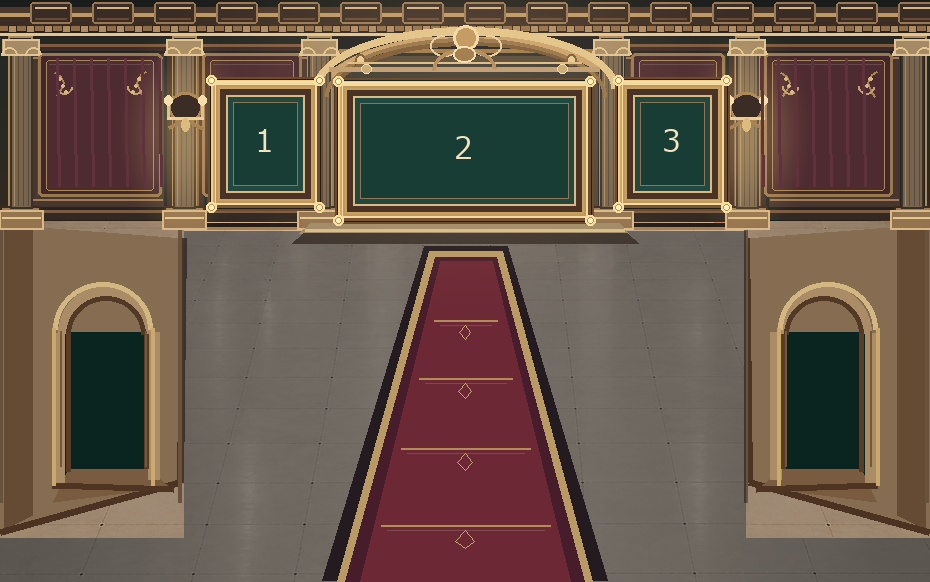
#> input picture rooms/gallery5/gallery5_palace_E.png, 930 x 582 px, found by its file name
$ python build_gallery5_v08_E_refinement.py
#> lines starting #> are read from the running program, lines starting #| are printed output that depends on the picture; after the words box and inside, x2 and y2 are one past the last pixel; in counts of white or black regions, pixels touching at a corner belong together; long printed decimals are rounded
from pathlib import Path
from PIL import Image,ImageDraw,ImageFilter
import numpy as np,cv2
r=Path(r'C:\Users\User\source\repos\a18-gallery5-material-review')
base=np.asarray(Image.open(r/'rooms/gallery5/gallery5_palace_E.png').convert('RGB')).copy()
#> base is the input picture: shape (582, 930, 3); mean R, G, B 105.5, 88.1, 73.8
h,w=base.shape[:2];yy,xx=np.mgrid[0:h,0:w];rng=np.random.default_rng(18)
#> after `h, w = base.shape[:2]`: h = 582; w = 930
a=base.astype(np.float32)
# All operations are tonal/material refinements to the approved E pixels, not transplanted architecture.
# Rich walnut and burgundy micrograin: use original palette as the material mask.
wood=(a[:,:,0]>65)&(a[:,:,0]<155)&(a[:,:,1]>43)&(a[:,:,1]<117)&(a[:,:,2]<94)&(yy<242)
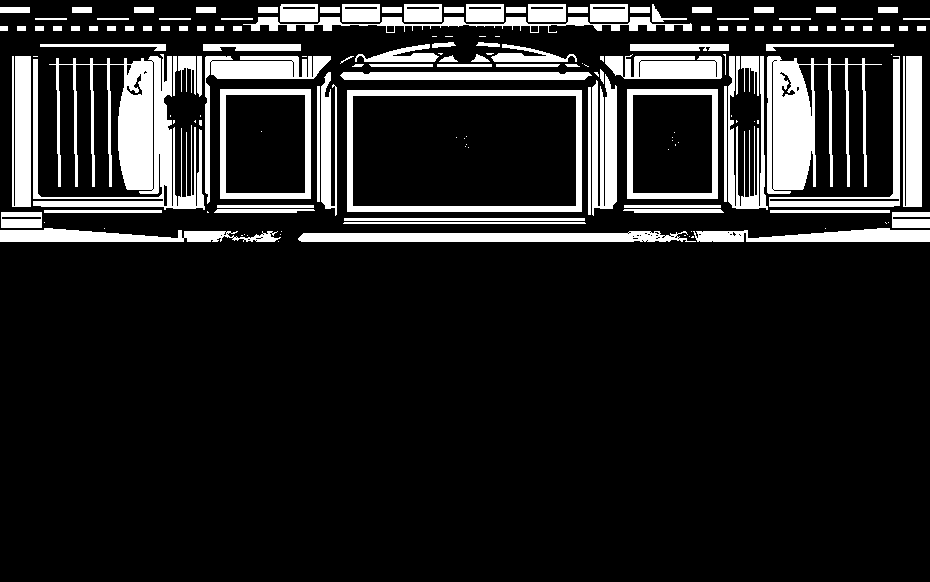
#> wood: shape (582, 930) bool; 14.2% white; 162 white regions (51 under 20 px), largest, box (x1, y1, x2, y2) and area: (33, 54, 205, 210) 10748, (767, 56, 882, 194) 6825, (347, 90, 582, 212) 4140
red=(a[:,:,0]>52)&(a[:,:,0]<140)&(a[:,:,1]<83)&(a[:,:,2]<90)&(yy<228)
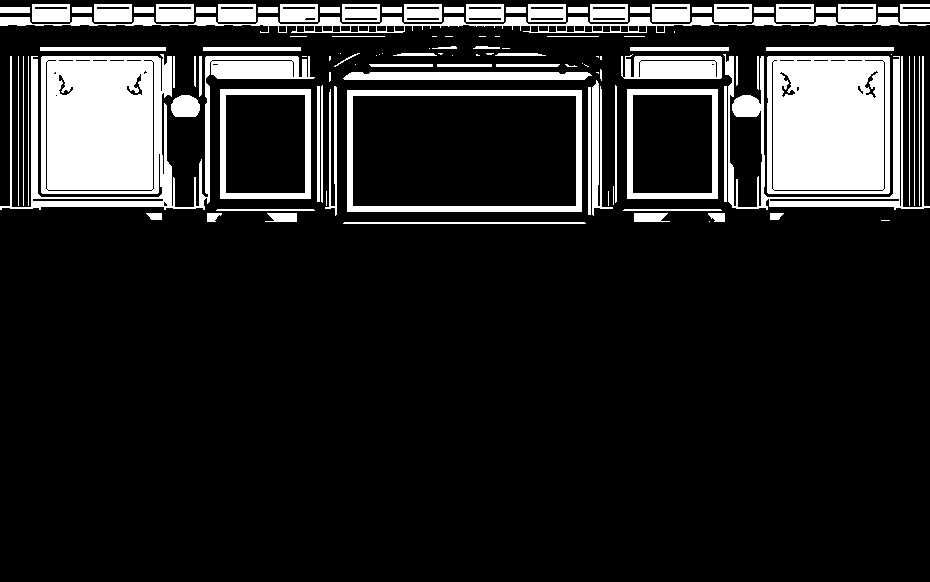
#> red: shape (582, 930) bool; 15% white; 115 white regions (32 under 20 px), largest, box (x1, y1, x2, y2) and area: (0, 54, 315, 210) 22468, (767, 56, 890, 194) 16274, (723, 54, 930, 210) 4605
floor=(yy>238)&(a[:,:,0]>60)&(a[:,:,0]<112)&(abs(a[:,:,0]-a[:,:,1])<15)&(abs(a[:,:,1]-a[:,:,2])<15)
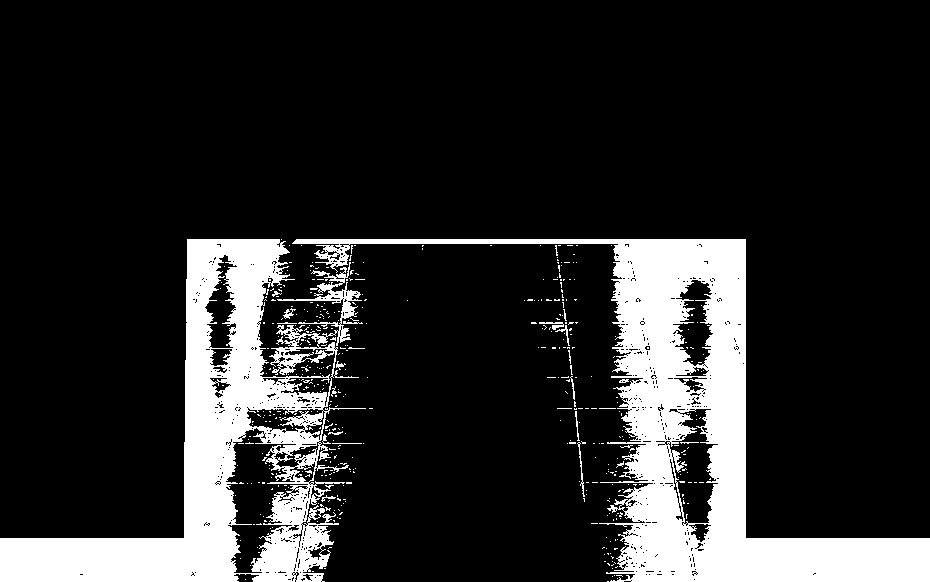
#> floor: shape (582, 930) bool; 16.4% white; 489 white regions (465 under 20 px), largest, box (x1, y1, x2, y2) and area: (292, 239, 930, 582) 46084, (0, 239, 366, 582) 40179, (577, 442, 585, 497) 91
noise=rng.normal(0,1,(h,w)).astype(np.float32)
woodgrain=np.sin(xx*0.42+np.sin(yy*0.10)*2.0)*1.1+np.sin(xx*.13+yy*.08)*1.0
for c in range(3):
 a[:,:,c]+=wood*(woodgrain*1.5+noise*1.3)
 a[:,:,c]+=red*(np.sin(xx*.09+yy*.27)*1.2+noise*.8)
 a[:,:,c]+=floor*(noise*1.2+np.sin(xx*.028+yy*.041)*1.0)
# Wall sconces: soft, localized amber light, preserving original drawing.
for cx,cy in [(186,111),(748,111)]:
 light=np.exp(-(((xx-cx)/62)**2+((yy-cy)/75)**2)*1.6)
 for c,k in enumerate([21,12,4]):a[:,:,c]+=light*k*(yy<226)
# Subtle architectural overhead light on burgundy rear wall, leaving frames untouched.
for cx in [96,826]:
 light=np.exp(-(((xx-cx)/120)**2+((yy-80)/100)**2)*1.5)*red
 for c,k in enumerate([11,6,4]):a[:,:,c]+=light*k
#> this loop made 2 passes
#> pass 1, `light=np.exp(-(((xx-cx)/120)**2+((yy-80)/100)**2)*1.5)*red`:
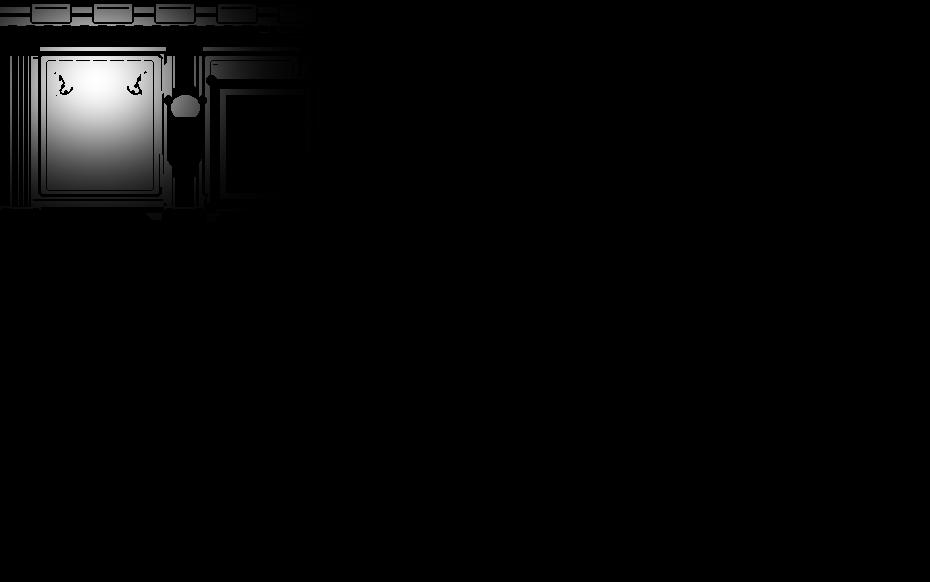
#> light: shape (582, 930) float64; min 0, max 1, mean 0.0242
#> pass 2, `light=np.exp(-(((xx-cx)/120)**2+((yy-80)/100)**2)*1.5)*red`:
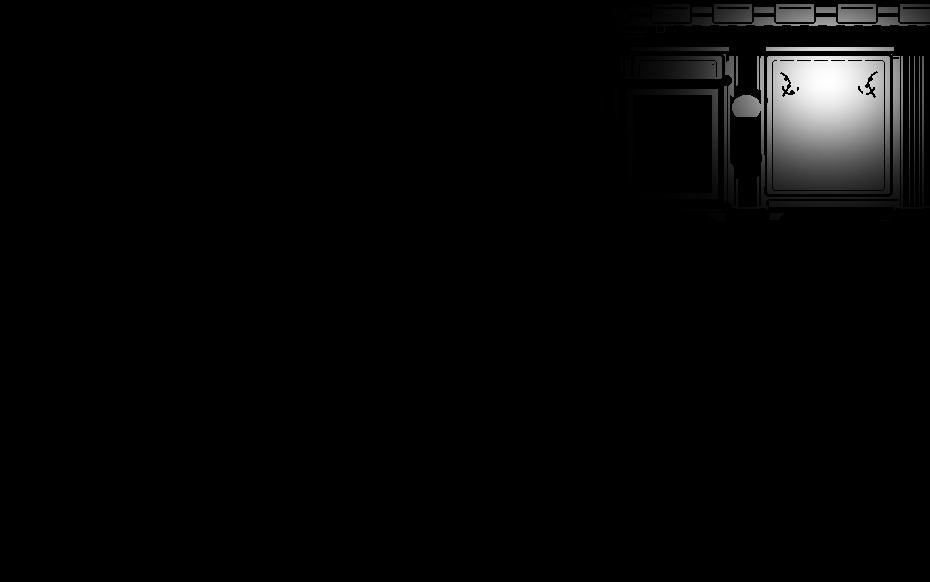
#> light: shape (582, 930) float64; min 0, max 1, mean 0.0247
#> after the loop: a: shape (582, 930, 3) float32; mean R, G, B 106.7, 88.7, 74.1
# Center aisle is deliberately deep, but floor gains believable soft warm illumination.
illum=np.exp(-(((xx-465)/390)**2+((yy-285)/290)**2)*1.4)*floor
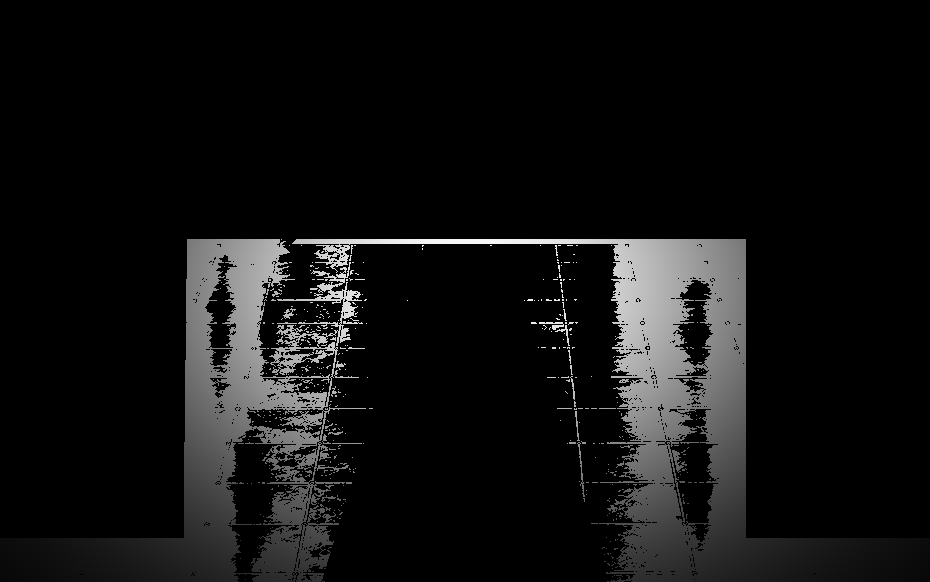
#> illum: shape (582, 930) float64; min 0, max 0.971, mean 0.0663
for c,k in enumerate([13,11,9]):a[:,:,c]+=illum*k
#> a: shape (582, 930, 3) float32; mean R, G, B 107.5, 89.5, 74.7
# A small amount of shadow at floor/wall junction, original E geometry intact.
shadow=np.exp(-((yy-241)/16)**2)*((yy>228)&(yy<273))
for c in range(3):a[:,:,c]-=shadow*9
#> a: shape (582, 930, 3) float32; mean R, G, B 107.1, 89.1, 74.3
out=Image.fromarray(np.clip(a,0,255).astype('uint8'),'RGB')
# Gold details are already in E. Preserve them rather than pasting mismatched gilding.
p=r/'architecture-review/gallery5/gallery5_v08_E_material_refinement_REVIEW.png';out.save(p)
print('SAVED',p,out.size,'unchanged pixels',np.mean(np.all(base==np.array(out),axis=2)))
#| SAVED C:\Users\User\source\repos\a18-gallery5-material-review/architecture-review/gallery5/gallery5_v08_E_material_refinement_REVIEW.png (930, 582) unchanged pixels 0.5661

$ run again, with rooms/gallery5/gallery5_concept_A.png copied over rooms/gallery5/gallery5_palace_E.png
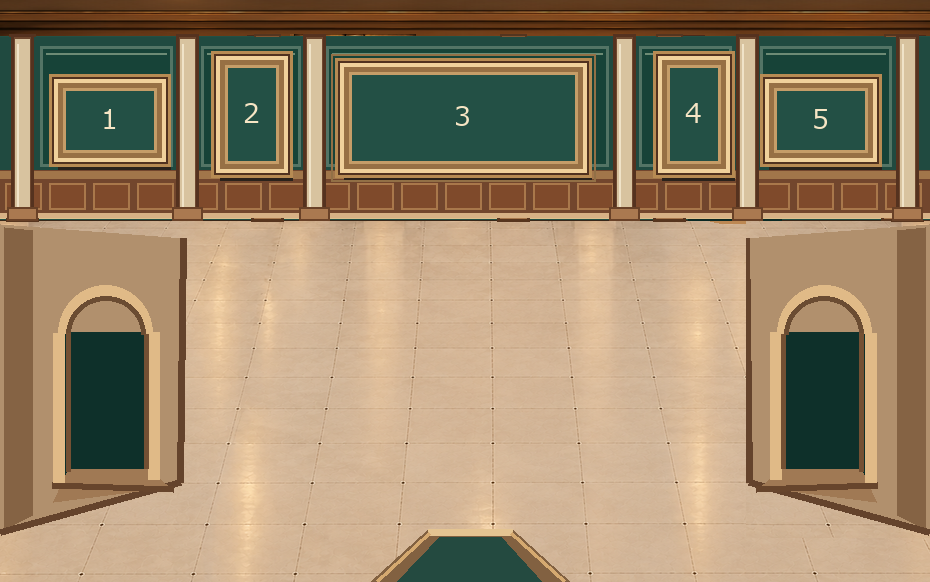
#> input picture rooms/gallery5/gallery5_concept_A.png, 930 x 582 px, found by its file name
#> base is the input picture: shape (582, 930, 3); mean R, G, B 155.3, 135.3, 105.9
#> `wood=(a[:,:,0]>65)&(a[:,:,0]<155)&(a[:,:,1]>43)&(a[:,:,1]<117)&(a[:,:,..`:
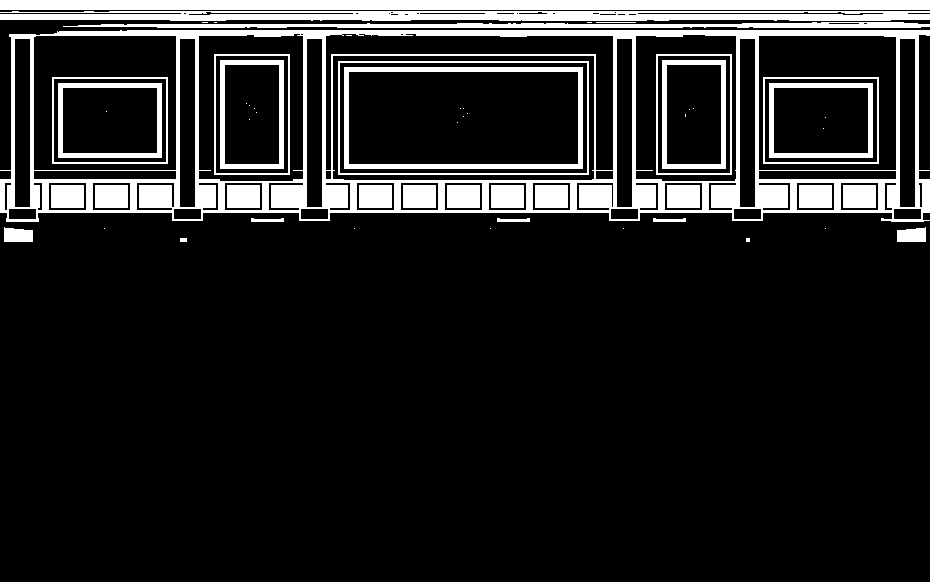
#> wood: shape (582, 930) bool; 13.8% white; 58 white regions (26 under 20 px), largest, box (x1, y1, x2, y2) and area: (0, 30, 930, 222) 29748, (0, 0, 930, 10) 9300, (0, 11, 930, 21) 7846
#> red: shape (582, 930) bool; 12.1% white; 33 white regions (12 under 20 px), largest, box (x1, y1, x2, y2) and area: (0, 29, 930, 222) 29603, (0, 0, 930, 21) 17294, (21, 22, 930, 28) 5362
#> floor: shape (582, 930) bool; every value is 0
#> the loop `for cx in [96,826]:` made 2 passes
#> pass 2, `light=np.exp(-(((xx-cx)/120)**2+((yy-80)/100)**2)*1.5)*red`:
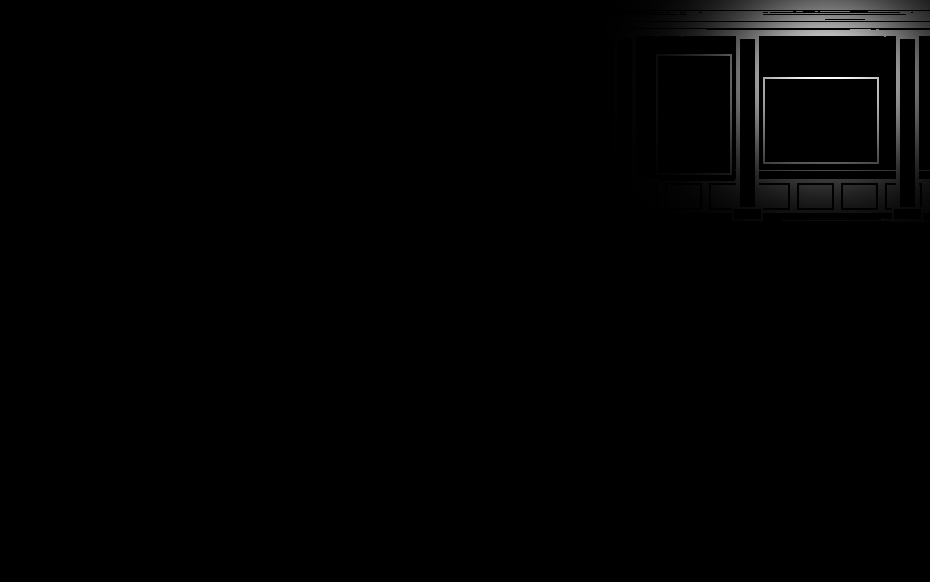
#> light: shape (582, 930) float64; min 0, max 0.999, mean 0.00897
#> illum: shape (582, 930) float64; every value is 0
#| SAVED C:\Users\User\source\repos\a18-gallery5-material-review/architecture-review/gallery5/gallery5_v08_E_material_refinement_REVIEW.png (930, 582) unchanged pixels 0.7188
